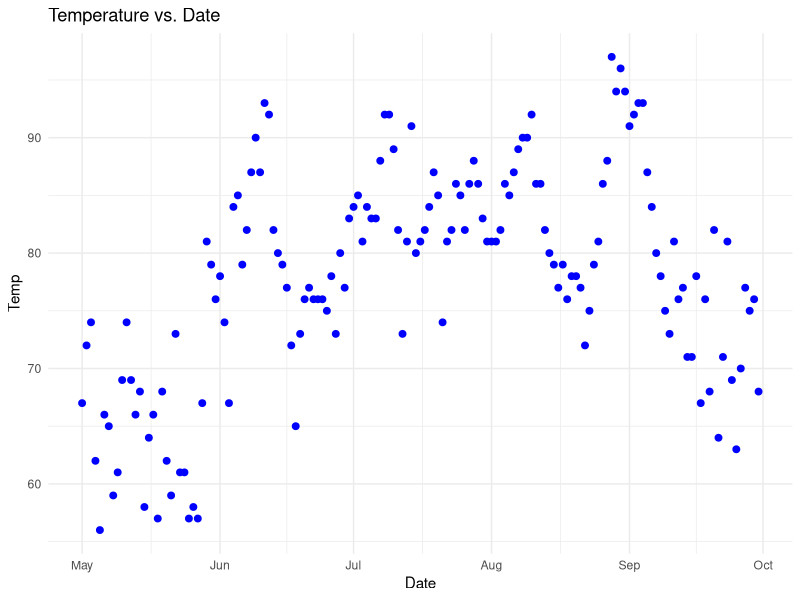
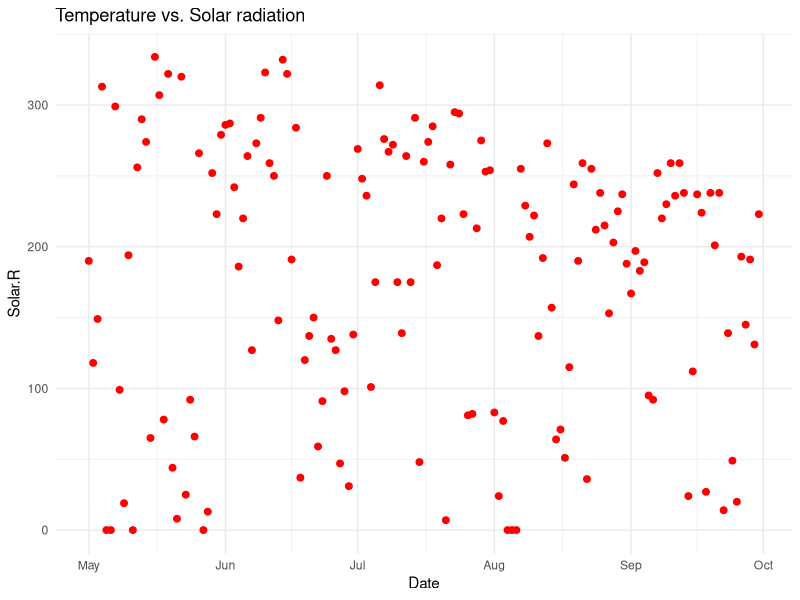

The R script that drew these images, in order:
library(ggplot2)
library(lubridate)
library(tidyverse)

data(airquality)

head(airquality)

summary(airquality)

str(airquality)

df <- data.frame(airquality)

df[is.na(df)] <- 0

df['Norm_Solar_Rad'] <- as.data.frame(scale(df$Solar.R))

summarywithdate <- df |> 
  dplyr::mutate(Date = paste(Month, Day, "2020", sep = '-')) |> 
  dplyr::mutate(Date = lubridate::mdy(Date))


summary(summarywithdate)

ggplot(summarywithdate, aes(x = Date, y = Temp)) +
  geom_point(color = "blue", size = 2) +
  theme_minimal() +
  ggtitle("Temperature vs. Date")


ggplot(summarywithdate, aes(x = Date, y = Solar.R)) +
  geom_point(color = "red", size = 2) +
  theme_minimal() +
  ggtitle("Temperature vs. Solar radiation")

